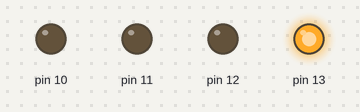
Recording of a sketch running on a simulated Arduino Uno, built with avr-gcc and run on an emulated ATmega328P. Parts: output pins drawn as LEDs (lit = HIGH).

Above: at 1.0 s.
At 3.5 s:
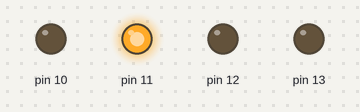
Timing chart, 0 to 6.5 s (numbered marks = the images above):
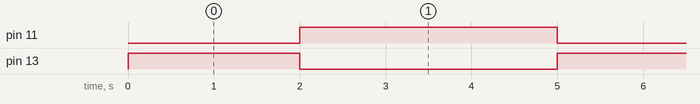

The sketch:

led_on_of.ino
```cpp
void setup() {
pinMode(13,OUTPUT);
pinMode(12,OUTPUT);
pinMode(11,OUTPUT);
pinMode(10,OUTPUT);
}

void loop() {
  digitalWrite(13,HIGH);
  digitalWrite(12,LOW);
  digitalWrite(11,LOW);
  digitalWrite(10,LOW);
  delay(2000);
  digitalWrite(13,LOW);
  digitalWrite(12,LOW);
  digitalWrite(11,HIGH);
  digitalWrite(10,LOW);
  delay(3000);


}
```

Measured:
- by itself, pin 11: alternates HIGH for 3.0 s and LOW for 2.0 s
- by itself, pin 13: alternates HIGH for 2.0 s and LOW for 3.0 s
